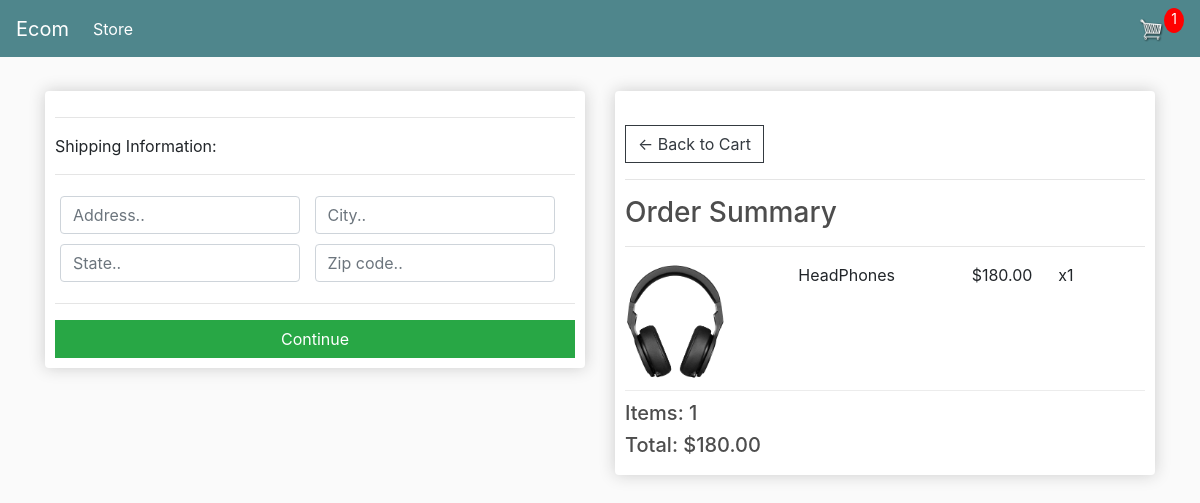
Page /checkout (signed in) on the committed database.
### store/models.py (models this page shows, shortened)
class OrderItem(models.Model):
    product = models.ForeignKey(Product, on_delete=models.SET_NULL, blank=True, null=True)
    order = models.ForeignKey(Order, on_delete=models.SET_NULL, blank=True, null=True)
    quantity = models.IntegerField(default=0)
    date_added = models.DateTimeField(auto_now_add=True)
    @property
    def get_total(self):
        total = self.quantity * self.product.price
        return total

class Product(models.Model):
    name = models.CharField(max_length=255)
    price = models.DecimalField(max_digits=7, decimal_places=2)
    digital = models.BooleanField(default=False)
    image = models.ImageField(upload_to='product', blank=True, null=True)
    @property
    def imageUrl(self):
        try:
            url = self.image.url
        except:
            url = ''
        return url

class Order(models.Model):
    customer = models.ForeignKey(Customer, on_delete=models.SET_NULL, blank=True, null=True)
    date_orderd = models.DateTimeField(auto_now_add=True)
    complete = models.BooleanField(default=False)
    transaction_id = models.CharField(max_length=255)
    @property
    def shipping(self):
        shipping = False
        orderitems = self.orderitem_set.all()
        for i in orderitems:
            if i.product.digital == False:
                shipping = True
        return shipping
    @property
    def get_cart_total(self):
        orderitems = self.orderitem_set.all()
        total = sum([item.get_total for item in orderitems])
        return total
    @property
    def get_cart_items(self):
        orderitems = self.orderitem_set.all()
        total = sum([item.quantity for item in orderitems])
        return total

### store/views.py (the view)
# urls.py: path('checkout', checkout, name='checkout'),
def checkout(request):
    data = cartData(request)
    cartItems = data['cartItems']
    items = data['items']
    order = data['order']
    context = {'items': items, 'order': order, 'cartItems': cartItems}
    return render(request, 'checkout.html', context)

### store/utils.py (called while the page is built)
def cartData(request):
    if request.user.is_authenticated:
        customer = request.user.customer
        order, created = Order.objects.get_or_create(customer=customer, complete=False)
        items = order.orderitem_set.all()
        cartItems = order.get_cart_items
    else:
        cookieData = cookieCart(request)
        items = cookieData['items']
        order = cookieData['order']
        cartItems = cookieData['cartItems']
    return {'cartItems': cartItems, 'order': order, 'items': items}

### templates/checkout.html (shortened to what this page needs)
{% extends 'main.html' %}
{% load static %}
{% block content %}
<div class="row">
    <div class="col-lg-6">
        <div class="box-element" id="form-wrapper">
    <form id="form">
        <div id="shipping-info">
            <hr>
            <p>Shipping Information:</p>
            <hr>
            <div class="form-field">
                <input class="form-control" type="text" name="address" placeholder="Address..">
            </div>
            <div class="form-field">
                <input class="form-control" type="text" name="city" placeholder="City..">
            </div>
            <div class="form-field">
                <input class="form-control" type="text" name="state" placeholder="State..">
            </div>
            <div class="form-field">
                <input class="form-control" type="text" name="zipcode" placeholder="Zip code..">
            </div>
        </div>
     <hr>
        <input id="form-button" class="btn btn-success btn-block" type="submit" value="Continue">
    </form>
        </div>
        <br>
    </div>
    <div class="col-lg-6">
        <div class="box-element">
            <br>
            <a  class="btn btn-outline-dark" href="{% url 'cart' %}">&#x2190; Back to Cart</a>
            <hr>
            <h3>Order Summary</h3>
            <hr>
            {% for item in items%}
            <div class="cart-row">
                <div style="flex:2"><img class="row-image" src="{{item.product.imageUrl}}"></div>
                <div style="flex:2"><p>{{item.product.name}}</p></div>
                <div style="flex:1"><p>${{item.product.price|floatformat:2}}</p></div>
                <div style="flex:1"><p>x{{item.quantity}}</p></div>
            </div>
            {% endfor %}
            <h5>Items: {{order.get_cart_items}}</h5>
            <h5>Total: ${{order.get_cart_total|floatformat:2}}</h5>
        </div>
    </div>
</div>
{% endblock content %}

### static/css/main.css (style rules this page uses)
body { background-color: hsl(0, 0%, 98%); }
h1,h2,h3,h4,h5,h6 { color:hsl(0, 0%, 30%); }
.box-element { box-shadow:hsl(0, 0%, 80%) 0 0 16px; background-color: #fff; border-radius: 4px; padding: 10px; }
.col-lg-4, .col-lg-6, .col-lg-8, .col-lg-12 { margin-top: 10px; }
.btn { border-radius: 0; }
.row-image { width: 100px; }
.form-field { width:250px; display: inline-block; padding: 5px; }
.cart-row { display: flex; align-items: flex-stretch; padding-bottom: 10px; margin-bottom: 10px; border-bottom: 1px solid #ececec; }

### rows in the picture
OrderItem: product.imageUrl (picture), product.name "HeadPhones", product.price "180.00", quantity "1"
Order: get_cart_items "1", get_cart_total "180.00"

### other values in the picture
{{ cartItems }} "1"
